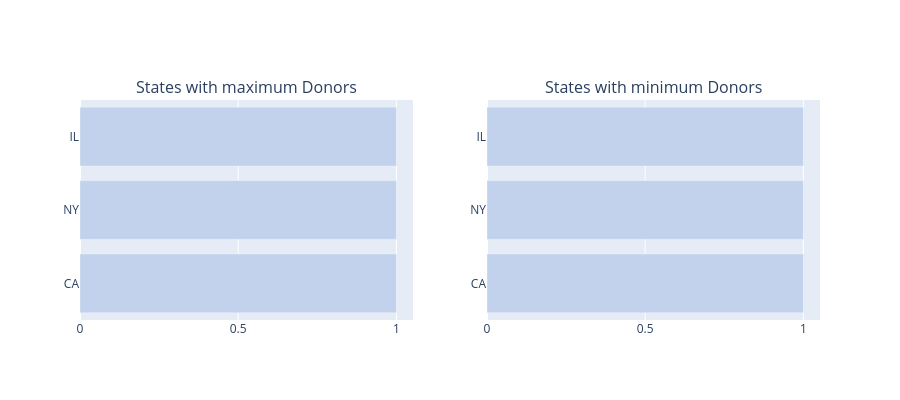

The notebook cell this image was saved under:
### Code cell
def bar_hor(df, col, title, color, w=None, h=None, lm=0, limit=100, return_trace=False, rev=False):
    cnt_srs = df[col].value_counts()
    yy = cnt_srs.head(limit).index[::-1] 
    xx = cnt_srs.head(limit).values[::-1] 
    if rev:
        yy = cnt_srs.tail(limit).index[::-1] 
        xx = cnt_srs.tail(limit).values[::-1] 
        
    
    trace = go.Bar(y=yy, x=xx, orientation = 'h', marker=dict(color=color))
    if return_trace:
        return trace 
    layout = dict(title=title, margin=dict(l=lm), width=w, height=h)
    data = [trace]
    fig = go.Figure(data=data, layout=layout)
    iplot(fig)

def bar_hor_noagg(x, y, title, color, w=None, h=None, lm=0, limit=100, rt=False):
    trace = go.Bar(y=x, x=y, orientation = 'h', marker=dict(color=color))
    if rt:
        return trace
    layout = dict(title=title, margin=dict(l=lm), width=w, height=h)
    data = [trace]
    fig = go.Figure(data=data, layout=layout)
    iplot(fig)


def bar_ver_noagg(x, y, title, color, w=None, h=None, lm=0, rt = False):
    trace = go.Bar(y=y, x=x, marker=dict(color=color))
    if rt:
        return trace
    layout = dict(title=title, margin=dict(l=lm), width=w, height=h)
    data = [trace]
    fig = go.Figure(data=data, layout=layout)
    iplot(fig)

    
trace1 = bar_hor(donors_df, 'Donor City', "Top Cities with maximum Donors", '#c2d2ed', 500, 400, 200, limit = 10, return_trace=True)
trace2 = bar_hor(donors_df, 'Donor State', "Top States with maximum Donors", '#c2d2ed', 500, 400, 200, limit = 10, return_trace=True)
trace4 = bar_hor(donors_df, 'Donor State', "Top States with maximum Donors", '#c2d2ed', 600, 400, 200, limit = 10, return_trace=True, rev=True)


fig = tools.make_subplots(rows=1, cols=2, print_grid=False, subplot_titles = ['States with maximum Donors','States with minimum Donors'])
# fig = tools.make_subplots(rows=2, cols=2, specs=[[{}, {}], [{'colspan': 2}, None]], print_grid=False, subplot_titles = ['States with maximum Donors','States with minimum Donors', 'Cities with maximum Donors'])
fig.append_trace(trace2, 1, 1);
fig.append_trace(trace4, 1, 2);
# fig.append_trace(trace1, 2, 1);

fig['layout'].update(height=400, showlegend=False);
iplot(fig);

### Figure 1 — Plotly figure (JSON) as saved in the notebook; plotly's stock layout.template omitted (floating-point values rounded to 4 significant figures)
{"data": [{"marker": {"color": "#c2d2ed"}, "orientation": "h", "type": "bar", "x": [1, 1, 1], "xaxis": "x", "y": ["CA", "NY", "IL"], "yaxis": "y"}, {"marker": {"color": "#c2d2ed"}, "orientation": "h", "type": "bar", "x": [1, 1, 1], "xaxis": "x2", "y": ["CA", "NY", "IL"], "yaxis": "y2"}], "layout": {"annotations": [{"font": {"size": 16}, "showarrow": false, "text": "States with maximum Donors", "x": 0.225, "xanchor": "center", "xref": "paper", "y": 1, "yanchor": "bottom", "yref": "paper"}, {"font": {"size": 16}, "showarrow": false, "text": "States with minimum Donors", "x": 0.775, "xanchor": "center", "xref": "paper", "y": 1, "yanchor": "bottom", "yref": "paper"}], "height": 400, "showlegend": false, "xaxis": {"anchor": "y", "domain": [0, 0.45]}, "xaxis2": {"anchor": "y2", "domain": [0.55, 1]}, "yaxis": {"anchor": "x", "domain": [0, 1]}, "yaxis2": {"anchor": "x2", "domain": [0, 1]}}}
